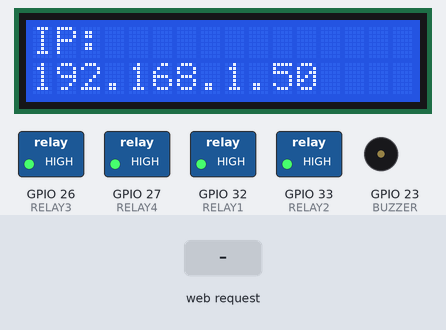
The sketch below on a simulated ESP32. Shown: 16×2 character LCD, switched loads named in the sketch (green lamp = pin HIGH), buzzer (waves = sounding, pin HIGH). The test bench sets the inputs (shaded band). WiFi joins after 1.5 s; servers stay silent unless stated; the local clock reads 2024-03-15 10:24:30 at power-on unless the sketch sets it; pins used as bus, display or sensor lines are not drawn.

Above: at 8.8 s.
8.9 s: HTTP request GET /pc/on received
At 10.2 s:
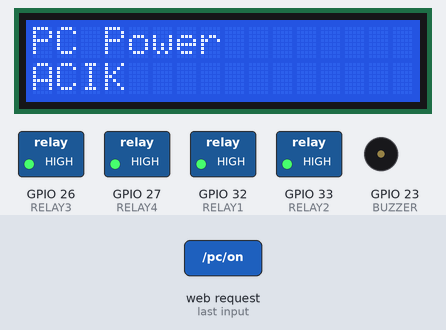
11.9 s: HTTP request GET /relay1/on received
At 12.7 s:
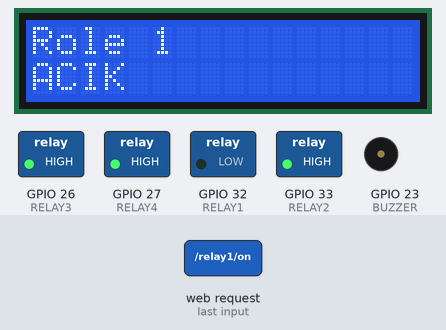
13.9 s: HTTP request GET /relay1/off received
At 15.5 s:
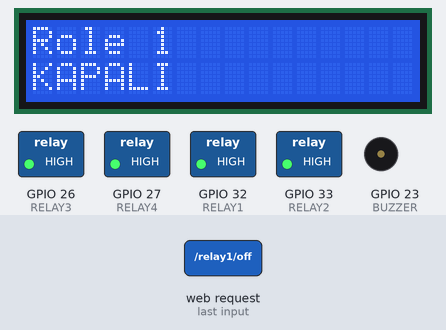
15.9 s: HTTP request GET /relay2/on received
At 17.0 s:
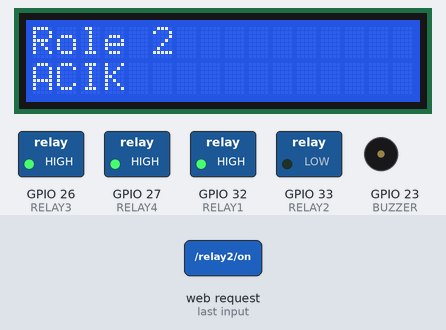
17.9 s: HTTP request GET /relay3/on received
At 19.6 s:
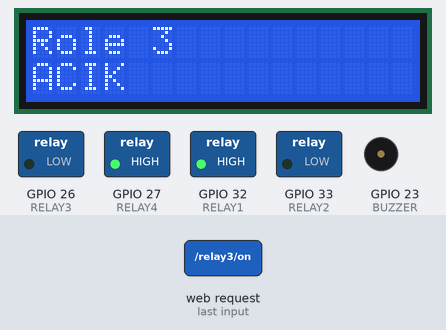
19.9 s: HTTP request GET /relay2/off received
At 21.3 s:
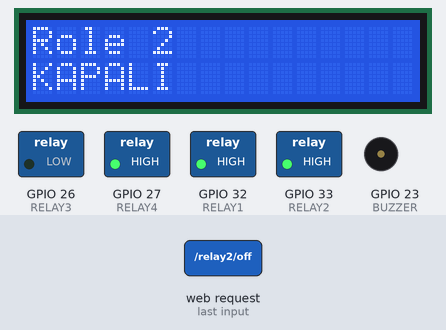
Timing chart, 0 to 22.9 s (numbered marks = the images above; inputs shaded):
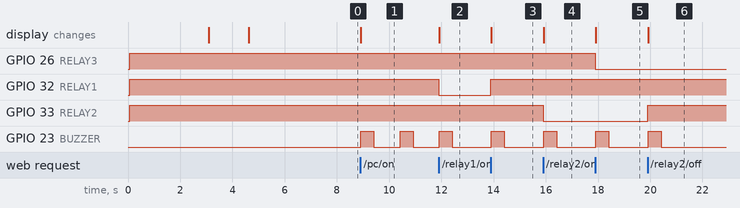

The sketch:

J_A_R_V_I_S_FI.ino
```cpp
#include <WiFi.h>
#include <WebServer.h>
#include <Wire.h>
#include <LiquidCrystal_I2C.h>
#include "time.h"

// WiFi bilgileri
const char* ssid     = "H3XTOR_LAB_2.4GHz";
const char* password = "17455558";

// Statik IP ayarları
IPAddress local_IP(192,168,1,106);
IPAddress gateway(192,168,0,1);
IPAddress subnet(255,255,255,0);
IPAddress primaryDNS(8,8,8,8);
IPAddress secondaryDNS(8,8,4,4);

// Röle pinleri
#define RELAY1  32
#define RELAY2  33
#define RELAY3  26
#define RELAY4  27
#define PC_POWER 25   // bilgisayar açma için röle

// 🔔 Buzzer pini
#define BUZZER 23

// LCD
LiquidCrystal_I2C lcd(0x27, 16, 2);

// NTP
const char* ntpServer = "pool.ntp.org";
const long  gmtOffset_sec = 3 * 3600;  // Türkiye GMT+3
const int   daylightOffset_sec = 0;

// Web sunucu
WebServer server(80);

// LCD kontrol için değişkenler
unsigned long lastLcdUpdate = 0;
bool showIpAfterDelay = false;

// Fonksiyon: saat ve tarih al
String getDateTime() {
  struct tm timeinfo;
  if(!getLocalTime(&timeinfo)){
    return "Saat alinmadi";
  }
  char buffer[50];
  sprintf(buffer, "Saat:%02d:%02d<br>Tarih:%02d/%02d/%04d",
          timeinfo.tm_hour, timeinfo.tm_min,
          timeinfo.tm_mday, timeinfo.tm_mon+1, 1900+timeinfo.tm_year);
  return String(buffer);
}

// HTML sayfa üretici
String generatePage() {
  String dt = getDateTime();
  String html = R"rawhtml(<!DOCTYPE html>
<html lang="tr">
<head>
<meta charset="UTF-8">
<meta name="viewport" content="width=device-width, initial-scale=1.0">
<title>J.A.R.V.I.S. — Kontrol Paneli</title>
<style>
  @import url('https://fonts.googleapis.com/css2?family=Orbitron:wght@400;700;900&family=Rajdhani:wght@300;400;600&display=swap');

  :root {
    --cyan: #00d4ff;
    --cyan-dim: #007a99;
    --cyan-glow: rgba(0,212,255,0.15);
    --red: #ff3c3c;
    --red-glow: rgba(255,60,60,0.2);
    --bg: #020c12;
    --panel: rgba(0,20,35,0.85);
    --border: rgba(0,212,255,0.25);
    --text: #c8eaf5;
    --dim: #4a7a8a;
  }

  * { margin:0; padding:0; box-sizing:border-box; }

  body {
    background: var(--bg);
    color: var(--text);
    font-family: 'Rajdhani', sans-serif;
    min-height: 100vh;
    overflow-x: hidden;
    position: relative;
  }

  /* Animated grid background */
  body::before {
    content: '';
    position: fixed; inset: 0;
    background-image:
      linear-gradient(rgba(0,212,255,0.04) 1px, transparent 1px),
      linear-gradient(90deg, rgba(0,212,255,0.04) 1px, transparent 1px);
    background-size: 40px 40px;
    animation: gridScroll 20s linear infinite;
    pointer-events: none;
    z-index: 0;
  }

  /* Radial glow center */
  body::after {
    content: '';
    position: fixed;
    top: 50%; left: 50%;
    transform: translate(-50%, -50%);
    width: 800px; height: 800px;
    background: radial-gradient(circle, rgba(0,212,255,0.06) 0%, transparent 70%);
    pointer-events: none;
    z-index: 0;
  }

  @keyframes gridScroll {
    0% { background-position: 0 0; }
    100% { background-position: 40px 40px; }
  }

  @keyframes pulse {
    0%, 100% { opacity: 1; }
    50% { opacity: 0.5; }
  }

  @keyframes scanline {
    0% { transform: translateY(-100%); }
    100% { transform: translateY(100vh); }
  }

  @keyframes flicker {
    0%,19%,21%,23%,25%,54%,56%,100% { opacity: 1; }
    20%,22%,24%,55% { opacity: 0.6; }
  }

  .scanline {
    position: fixed; top: 0; left: 0; right: 0;
    height: 3px;
    background: linear-gradient(transparent, rgba(0,212,255,0.3), transparent);
    animation: scanline 6s linear infinite;
    pointer-events: none;
    z-index: 10;
  }

  .container {
    position: relative; z-index: 1;
    max-width: 680px;
    margin: 0 auto;
    padding: 24px 16px 40px;
  }

  /* Header */
  .header {
    text-align: center;
    margin-bottom: 32px;
    padding-bottom: 20px;
    border-bottom: 1px solid var(--border);
    position: relative;
  }

  .header::after {
    content: '';
    position: absolute; bottom: -1px; left: 50%;
    transform: translateX(-50%);
    width: 60px; height: 2px;
    background: var(--cyan);
    box-shadow: 0 0 12px var(--cyan);
  }

  .logo {
    font-family: 'Orbitron', monospace;
    font-size: 2.2rem;
    font-weight: 900;
    letter-spacing: 0.3em;
    color: var(--cyan);
    text-shadow: 0 0 20px var(--cyan), 0 0 40px rgba(0,212,255,0.4);
    animation: flicker 8s infinite;
  }

  .logo span { color: #fff; }

  .subtitle {
    font-family: 'Rajdhani', sans-serif;
    font-size: 0.75rem;
    letter-spacing: 0.5em;
    color: var(--dim);
    margin-top: 4px;
    text-transform: uppercase;
  }

  /* Status bar */
  .status-bar {
    background: var(--panel);
    border: 1px solid var(--border);
    border-radius: 6px;
    padding: 12px 20px;
    margin-bottom: 24px;
    display: flex;
    justify-content: space-between;
    align-items: center;
    backdrop-filter: blur(8px);
  }

  .status-item {
    display: flex;
    align-items: center;
    gap: 8px;
    font-size: 0.85rem;
    color: var(--dim);
    letter-spacing: 0.05em;
  }

  .status-item .val {
    color: var(--cyan);
    font-family: 'Orbitron', monospace;
    font-size: 0.8rem;
  }

  .dot {
    width: 6px; height: 6px;
    border-radius: 50%;
    background: #00ff88;
    box-shadow: 0 0 6px #00ff88;
    animation: pulse 2s ease-in-out infinite;
  }

  /* Section */
  .section {
    margin-bottom: 20px;
  }

  .section-label {
    font-family: 'Orbitron', monospace;
    font-size: 0.6rem;
    letter-spacing: 0.4em;
    color: var(--cyan-dim);
    text-transform: uppercase;
    margin-bottom: 10px;
    padding-left: 4px;
    display: flex;
    align-items: center;
    gap: 10px;
  }

  .section-label::after {
    content: '';
    flex: 1;
    height: 1px;
    background: var(--border);
  }

  /* Relay grid */
  .relay-grid {
    display: grid;
    grid-template-columns: 1fr 1fr;
    gap: 10px;
  }

  .relay-card {
    background: var(--panel);
    border: 1px solid var(--border);
    border-radius: 8px;
    padding: 16px;
    backdrop-filter: blur(8px);
    position: relative;
    overflow: hidden;
    transition: border-color 0.2s, box-shadow 0.2s;
  }

  .relay-card:hover {
    border-color: rgba(0,212,255,0.5);
    box-shadow: 0 0 16px rgba(0,212,255,0.08);
  }

  .relay-card::before {
    content: '';
    position: absolute;
    top: 0; left: 0; right: 0;
    height: 1px;
    background: linear-gradient(90deg, transparent, var(--cyan), transparent);
    opacity: 0.4;
  }

  .relay-name {
    font-family: 'Orbitron', monospace;
    font-size: 0.65rem;
    letter-spacing: 0.2em;
    color: var(--dim);
    margin-bottom: 12px;
    text-transform: uppercase;
  }

  .relay-btns {
    display: flex;
    gap: 8px;
  }

  .btn {
    flex: 1;
    padding: 8px 0;
    border: none;
    border-radius: 4px;
    font-family: 'Orbitron', monospace;
    font-size: 0.6rem;
    font-weight: 700;
    letter-spacing: 0.15em;
    cursor: pointer;
    text-transform: uppercase;
    text-decoration: none;
    display: block;
    text-align: center;
    transition: all 0.15s ease;
    position: relative;
    overflow: hidden;
  }

  .btn-on {
    background: transparent;
    border: 1px solid var(--cyan);
    color: var(--cyan);
    text-shadow: 0 0 8px var(--cyan);
  }

  .btn-on:hover {
    background: var(--cyan-glow);
    box-shadow: 0 0 16px rgba(0,212,255,0.3), inset 0 0 8px rgba(0,212,255,0.1);
  }

  .btn-off {
    background: transparent;
    border: 1px solid var(--dim);
    color: var(--dim);
  }

  .btn-off:hover {
    border-color: var(--red);
    color: var(--red);
    text-shadow: 0 0 8px var(--red);
    box-shadow: 0 0 16px var(--red-glow);
  }

  /* PC Button */
  .pc-card {
    background: var(--panel);
    border: 1px solid var(--border);
    border-radius: 8px;
    padding: 20px;
    backdrop-filter: blur(8px);
    display: flex;
    align-items: center;
    justify-content: space-between;
    position: relative;
    overflow: hidden;
    transition: all 0.2s;
  }

  .pc-card:hover {
    border-color: rgba(0,212,255,0.5);
    box-shadow: 0 0 24px rgba(0,212,255,0.1);
  }

  .pc-card::before {
    content: '';
    position: absolute;
    top: 0; left: 0; right: 0;
    height: 1px;
    background: linear-gradient(90deg, transparent, var(--cyan), transparent);
    opacity: 0.4;
  }

  .pc-info { display: flex; flex-direction: column; gap: 4px; }

  .pc-title {
    font-family: 'Orbitron', monospace;
    font-size: 0.75rem;
    letter-spacing: 0.2em;
    color: var(--text);
    text-transform: uppercase;
  }

  .pc-desc {
    font-size: 0.75rem;
    color: var(--dim);
    letter-spacing: 0.05em;
  }

  .btn-pc {
    padding: 10px 22px;
    background: transparent;
    border: 1px solid var(--cyan);
    border-radius: 4px;
    color: var(--cyan);
    font-family: 'Orbitron', monospace;
    font-size: 0.65rem;
    font-weight: 700;
    letter-spacing: 0.2em;
    cursor: pointer;
    text-decoration: none;
    text-transform: uppercase;
    transition: all 0.15s;
    text-shadow: 0 0 8px var(--cyan);
    white-space: nowrap;
  }

  .btn-pc:hover {
    background: var(--cyan-glow);
    box-shadow: 0 0 20px rgba(0,212,255,0.4), inset 0 0 10px rgba(0,212,255,0.1);
  }

  /* Corner decorations */
  .corner-box {
    position: relative;
  }
  .corner-box::before, .corner-box::after {
    content: '';
    position: absolute;
    width: 10px; height: 10px;
    border-color: var(--cyan);
    border-style: solid;
    opacity: 0.6;
  }
  .corner-box::before {
    top: -1px; left: -1px;
    border-width: 2px 0 0 2px;
  }
  .corner-box::after {
    bottom: -1px; right: -1px;
    border-width: 0 2px 2px 0;
  }

  /* Footer */
  .footer {
    text-align: center;
    margin-top: 32px;
    padding-top: 16px;
    border-top: 1px solid var(--border);
    font-size: 0.7rem;
    color: var(--dim);
    letter-spacing: 0.2em;
    text-transform: uppercase;
  }
</style>
</head>
<body>
<div class="scanline"></div>
<div class="container">

  <div class="header">
    <div class="logo">J<span>.</span>A<span>.</span>R<span>.</span>V<span>.</span>I<span>.</span>S</div>
    <div class="subtitle">Just A Rather Very Intelligent System &nbsp;·&nbsp; J4</div>
  </div>

  <div class="status-bar">
    <div class="status-item">
      <div class="dot"></div>
      <span>SİSTEM</span>
      <span class="val">ONLINE</span>
    </div>
    <div class="status-item">
      <span>SAAT</span>
      <span class="val" id="clk">--:--</span>
    </div>
    <div class="status-item">
      <span>TARİH</span>
      <span class="val" id="dt">--/--/----</span>
    </div>
  </div>

  <div class="section">
    <div class="section-label">Röle Kontrol Modülü</div>
    <div class="relay-grid">

      <div class="relay-card corner-box">
        <div class="relay-name">Röle &nbsp;01</div>
        <div class="relay-btns">
          <a class="btn btn-on" href="/relay1/on">AÇ</a>
          <a class="btn btn-off" href="/relay1/off">KAPAT</a>
        </div>
      </div>

      <div class="relay-card corner-box">
        <div class="relay-name">Röle &nbsp;02</div>
        <div class="relay-btns">
          <a class="btn btn-on" href="/relay2/on">AÇ</a>
          <a class="btn btn-off" href="/relay2/off">KAPAT</a>
        </div>
      </div>

      <div class="relay-card corner-box">
        <div class="relay-name">Röle &nbsp;03</div>
        <div class="relay-btns">
          <a class="btn btn-on" href="/relay3/on">AÇ</a>
          <a class="btn btn-off" href="/relay3/off">KAPAT</a>
        </div>
      </div>

      <div class="relay-card corner-box">
        <div class="relay-name">Röle &nbsp;04</div>
        <div class="relay-btns">
          <a class="btn btn-on" href="/relay4/on">AÇ</a>
          <a class="btn btn-off" href="/relay4/off">KAPAT</a>
        </div>
      </div>

    </div>
  </div>

  <div class="section">
    <div class="section-label">Sistem Kontrolü</div>
    <div class="pc-card corner-box">
      <div class="pc-info">
        <div class="pc-title">Bilgisayar Güç Ünitesi</div>
        <div class="pc-desc">PC_POWER &nbsp;·&nbsp; Pin 25 &nbsp;·&nbsp; Kısa Temas</div>
      </div>
      <a class="btn-pc" href="/pc/on">&#9654; BAŞLAT</a>
    </div>
  </div>

  <div class="footer">ESP32 &nbsp;·&nbsp; 192.168.1.106 &nbsp;·&nbsp; J.A.R.V.I.S. J4</div>

</div>

<script>
  // Saat/Tarih güncelle
  function updateClock() {
    var now = new Date();
    var h = String(now.getHours()).padStart(2,'0');
    var m = String(now.getMinutes()).padStart(2,'0');
    var d = String(now.getDate()).padStart(2,'0');
    var mo = String(now.getMonth()+1).padStart(2,'0');
    var y = now.getFullYear();
    var clk = document.getElementById('clk');
    var dt = document.getElementById('dt');
    if(clk) clk.textContent = h+':'+m;
    if(dt) dt.textContent = d+'/'+mo+'/'+y;
  }
  updateClock();
  setInterval(updateClock, 1000);
</script>
</body>
</html>)rawhtml";
  return html;
}

// 🔔 Buzzer fonksiyonu
void buzzerBeep() {
  digitalWrite(BUZZER, HIGH);
  delay(500);
  digitalWrite(BUZZER, LOW);
}

// Röle kontrol fonksiyonları
void handleRoot() { server.send(200, "text/html", generatePage()); }

void relayControl(int pin, bool state, const char* name) {
  digitalWrite(pin, state ? LOW : HIGH); // Röle aktif LOW ise tersle
  lcd.clear();
  lcd.setCursor(0,0);
  lcd.print(name);
  lcd.setCursor(0,1);
  lcd.print(state ? "ACIK" : "KAPALI");

  lastLcdUpdate = millis();   // LCD güncelleme zamanı kaydedildi
  showIpAfterDelay = true;    // 5 sn sonra IP yazdırılacak

  buzzerBeep();  // 🔔 işlem sonrası buzzer

  server.send(200, "text/html", generatePage());
}

void setup() {
  lcd.init();
  lcd.backlight();

  // Röle pinleri çıkış
  pinMode(RELAY1, OUTPUT);
  pinMode(RELAY2, OUTPUT);
  pinMode(RELAY3, OUTPUT);
  pinMode(RELAY4, OUTPUT);
  pinMode(PC_POWER, OUTPUT);

  // Buzzer çıkış
  pinMode(BUZZER, OUTPUT);
  digitalWrite(BUZZER, LOW);

  // Röleleri kapalı başlat
  digitalWrite(RELAY1, HIGH);
  digitalWrite(RELAY2, HIGH);
  digitalWrite(RELAY3, HIGH);
  digitalWrite(RELAY4, HIGH);
  digitalWrite(PC_POWER, HIGH);

  // Açılış yazısı
  lcd.setCursor(0,0);
  lcd.print("J.A.R.V.I.S. J4");
  delay(3000);

  // Statik IP
  WiFi.config(local_IP, gateway, subnet, primaryDNS, secondaryDNS);
  WiFi.begin(ssid, password);

  lcd.clear();
  lcd.print("WiFi Baglaniyor");
  while(WiFi.status() != WL_CONNECTED) { delay(500); }

  lcd.clear();
  lcd.print("IP:");
  lcd.setCursor(0,1);
  lcd.print(WiFi.localIP());
  delay(3000);

  // NTP
  configTime(gmtOffset_sec, daylightOffset_sec, ntpServer);

  // Web yönlendirmeleri
  server.on("/", handleRoot);
  server.on("/relay1/on", [](){ relayControl(RELAY1, true, "Role 1"); });
  server.on("/relay1/off", [](){ relayControl(RELAY1, false, "Role 1"); });

  server.on("/relay2/on", [](){ relayControl(RELAY2, true, "Role 2"); });
  server.on("/relay2/off", [](){ relayControl(RELAY2, false, "Role 2"); });

  server.on("/relay3/on", [](){ relayControl(RELAY3, true, "Role 3"); });
  server.on("/relay3/off", [](){ relayControl(RELAY3, false, "Role 3"); });

  server.on("/relay4/on", [](){ relayControl(RELAY4, true, "Role 4"); });
  server.on("/relay4/off", [](){ relayControl(RELAY4, false, "Role 4"); });

  server.on("/pc/on", [](){
    relayControl(PC_POWER, true, "PC Power");
    delay(1000);
    digitalWrite(PC_POWER, HIGH); // kısa süre basılıp bırakılır
    buzzerBeep();  // 🔔 PC açma sonrası buzzer
  });

  server.begin();
}

void loop() {
  server.handleClient();

  // 5 sn sonra IP'yi tekrar LCD'ye yazdır
  if (showIpAfterDelay && millis() - lastLcdUpdate >= 5000) {
    lcd.clear();
    lcd.setCursor(0,0);
    lcd.print("IP:");
    lcd.setCursor(0,1);
    lcd.print(WiFi.localIP());
    showIpAfterDelay = false; // Tekrar yazmayı kapat
  }
}
```

Measured:
- after the input at 8.9 s, GPIO 23 (BUZZER): alternates HIGH for 0.50 s and LOW for 1.0 s, starting at once; the display: changes at once (image 1)
- after the input at 11.9 s, GPIO 32 (RELAY1): HIGH → LOW at once; GPIO 23 (BUZZER): LOW → HIGH at once, → LOW 0.50 s later; the display: changes at once (image 2)
- after the input at 13.9 s, GPIO 32 (RELAY1): LOW → HIGH at once; GPIO 23 (BUZZER): LOW → HIGH at once, → LOW 0.50 s later; the display: changes at once (image 3)
- after the input at 15.9 s, GPIO 33 (RELAY2): HIGH → LOW at once; GPIO 23 (BUZZER): LOW → HIGH at once, → LOW 0.50 s later; the display: changes at once (image 4)
- after the input at 17.9 s, GPIO 26 (RELAY3): HIGH → LOW at once; GPIO 23 (BUZZER): LOW → HIGH at once, → LOW 0.50 s later; the display: changes at once (image 5)
- after the input at 19.9 s, GPIO 33 (RELAY2): LOW → HIGH at once; GPIO 23 (BUZZER): LOW → HIGH at once, → LOW 0.50 s later; the display: changes at once (image 6)
